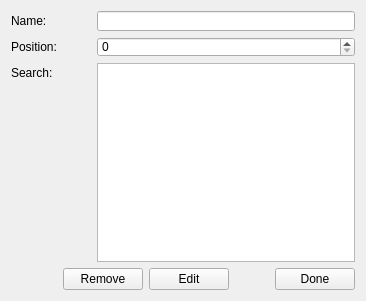
<?xml version="1.0" encoding="UTF-8"?>
<ui version="4.0">
 <class>C_UiFindRecord</class>
 <widget class="QDialog" name="C_UiFindRecord">
  <property name="geometry">
   <rect>
    <x>0</x>
    <y>0</y>
    <width>366</width>
    <height>301</height>
   </rect>
  </property>
  <property name="windowTitle">
   <string>Find</string>
  </property>
  <layout class="QVBoxLayout" name="verticalLayout_2">
   <item>
    <layout class="QVBoxLayout" name="verticalLayout">
     <item>
      <layout class="QHBoxLayout" name="horizontalLayout_2">
       <item>
        <widget class="QLabel" name="label">
         <property name="minimumSize">
          <size>
           <width>80</width>
           <height>20</height>
          </size>
         </property>
         <property name="maximumSize">
          <size>
           <width>80</width>
           <height>20</height>
          </size>
         </property>
         <property name="text">
          <string>Name:</string>
         </property>
        </widget>
       </item>
       <item>
        <widget class="QLineEdit" name="LineEdit">
         <property name="minimumSize">
          <size>
           <width>200</width>
           <height>20</height>
          </size>
         </property>
         <property name="maximumSize">
          <size>
           <width>16777215</width>
           <height>20</height>
          </size>
         </property>
         <property name="dragEnabled">
          <bool>false</bool>
         </property>
        </widget>
       </item>
      </layout>
     </item>
     <item>
      <layout class="QHBoxLayout" name="horizontalLayout_3">
       <property name="spacing">
        <number>6</number>
       </property>
       <item>
        <widget class="QLabel" name="label_2">
         <property name="minimumSize">
          <size>
           <width>80</width>
           <height>20</height>
          </size>
         </property>
         <property name="maximumSize">
          <size>
           <width>80</width>
           <height>20</height>
          </size>
         </property>
         <property name="text">
          <string>Position:</string>
         </property>
        </widget>
       </item>
       <item>
        <widget class="QSpinBox" name="SpinBox">
         <property name="minimumSize">
          <size>
           <width>200</width>
           <height>20</height>
          </size>
         </property>
         <property name="maximumSize">
          <size>
           <width>16777215</width>
           <height>20</height>
          </size>
         </property>
         <property name="showGroupSeparator" stdset="0">
          <bool>false</bool>
         </property>
        </widget>
       </item>
      </layout>
     </item>
     <item>
      <layout class="QHBoxLayout" name="horizontalLayout_4">
       <property name="spacing">
        <number>6</number>
       </property>
       <item>
        <layout class="QVBoxLayout" name="verticalLayout_3">
         <property name="spacing">
          <number>0</number>
         </property>
         <item>
          <widget class="QLabel" name="label_3">
           <property name="minimumSize">
            <size>
             <width>80</width>
             <height>20</height>
            </size>
           </property>
           <property name="maximumSize">
            <size>
             <width>80</width>
             <height>20</height>
            </size>
           </property>
           <property name="text">
            <string>Search:</string>
           </property>
          </widget>
         </item>
         <item>
          <spacer name="verticalSpacer">
           <property name="orientation">
            <enum>Qt::Vertical</enum>
           </property>
           <property name="sizeHint" stdset="0">
            <size>
             <width>20</width>
             <height>40</height>
            </size>
           </property>
          </spacer>
         </item>
        </layout>
       </item>
       <item>
        <widget class="QPlainTextEdit" name="PlainTextEdit">
         <property name="readOnly">
          <bool>true</bool>
         </property>
        </widget>
       </item>
      </layout>
     </item>
     <item>
      <layout class="QHBoxLayout" name="horizontalLayout">
       <item>
        <spacer name="horizontalSpacer">
         <property name="orientation">
          <enum>Qt::Horizontal</enum>
         </property>
         <property name="sizeHint" stdset="0">
          <size>
           <width>40</width>
           <height>20</height>
          </size>
         </property>
        </spacer>
       </item>
       <item>
        <widget class="QPushButton" name="RemoveButton">
         <property name="text">
          <string>Remove</string>
         </property>
         <property name="autoDefault">
          <bool>false</bool>
         </property>
        </widget>
       </item>
       <item>
        <widget class="QPushButton" name="EditButton">
         <property name="text">
          <string>Edit</string>
         </property>
         <property name="autoDefault">
          <bool>false</bool>
         </property>
        </widget>
       </item>
       <item>
        <spacer name="horizontalSpacer_2">
         <property name="orientation">
          <enum>Qt::Horizontal</enum>
         </property>
         <property name="sizeType">
          <enum>QSizePolicy::Fixed</enum>
         </property>
         <property name="sizeHint" stdset="0">
          <size>
           <width>40</width>
           <height>20</height>
          </size>
         </property>
        </spacer>
       </item>
       <item>
        <widget class="QPushButton" name="CloseButton">
         <property name="text">
          <string>Done</string>
         </property>
         <property name="autoDefault">
          <bool>false</bool>
         </property>
         <property name="default">
          <bool>false</bool>
         </property>
         <property name="flat">
          <bool>false</bool>
         </property>
        </widget>
       </item>
      </layout>
     </item>
    </layout>
   </item>
  </layout>
 </widget>
 <resources/>
 <connections/>
</ui>
